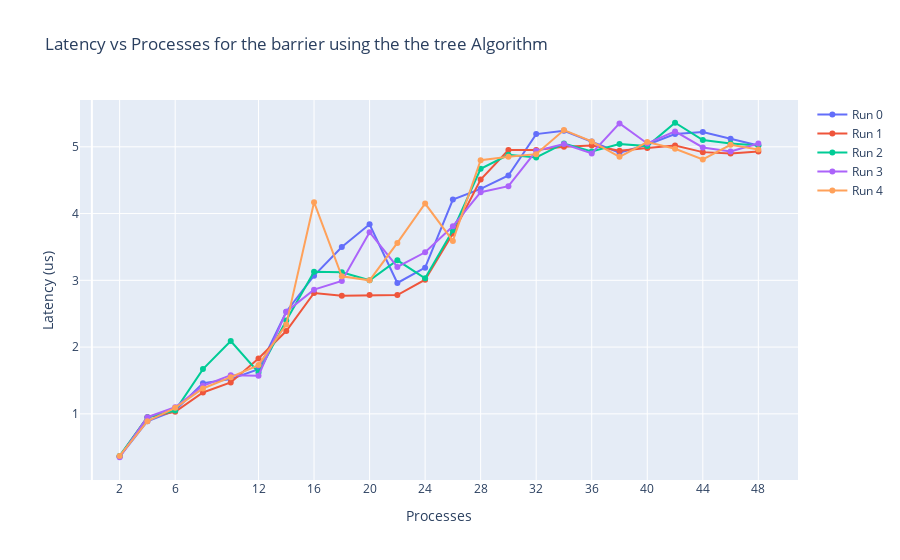

Notebook code for this chart:
### Code cell
# Initialize the figure
fig = go.Figure()

tree_df = [tree_df[i] for i in range(len(tree_df)) if i !=5]

# Start plotting the data
for selected in range(len(tree_df)):
	# The two runs
	used_df = tree_df[selected]
	# Only plot for 512KB and 1MB, a.k.a. one fitting entirely in L1 and one not fitting
	# Plot the data
	fig.add_trace(go.Scatter(x=used_df['Processes'], 
							y=used_df['Latency'],
							mode='lines+markers',
							name="Run "+str(selected)))
# Update the layout by naming the appropirate tings and highlighting some places of interest in the x-axis
fig.update_layout(title='Latency vs Processes for the barrier using the the tree Algorithm', 
					xaxis_title='Processes', 
					yaxis_title='Latency (us)', 
					xaxis=dict(tickvals=tickvals)
				)

fig.show()

### Figure 1 — Plotly figure (JSON) as saved in the notebook; plotly's stock layout.template omitted (floating-point values rounded to 4 significant figures)
{"data": [{"mode": "lines+markers", "name": "Run 0", "type": "scatter", "x": [2, 4, 6, 8, 10, 12, 14, 16, 18, 20, 22, 24, 26, 28, 30, 32, 34, 36, 38, 40, 42, 44, 46, 48], "y": [0.36, 0.89, 1.05, 1.46, 1.52, 1.67, 2.53, 3.07, 3.5, 3.84, 2.96, 3.19, 4.21, 4.37, 4.57, 5.19, 5.24, 5.08, 4.91, 5.03, 5.19, 5.22, 5.12, 5.02]}, {"mode": "lines+markers", "name": "Run 1", "type": "scatter", "x": [2, 4, 6, 8, 10, 12, 14, 16, 18, 20, 22, 24, 26, 28, 30, 32, 34, 36, 38, 40, 42, 44, 46, 48], "y": [0.36, 0.95, 1.03, 1.32, 1.47, 1.83, 2.24, 2.81, 2.77, 2.78, 2.78, 3.01, 3.7, 4.51, 4.95, 4.95, 5, 5.02, 4.94, 4.98, 5.02, 4.92, 4.9, 4.93]}, {"mode": "lines+markers", "name": "Run 2", "type": "scatter", "x": [2, 4, 6, 8, 10, 12, 14, 16, 18, 20, 22, 24, 26, 28, 30, 32, 34, 36, 38, 40, 42, 44, 46, 48], "y": [0.37, 0.95, 1.05, 1.67, 2.09, 1.62, 2.4, 3.13, 3.12, 3, 3.3, 3.03, 3.75, 4.67, 4.88, 4.84, 5.05, 4.93, 5.04, 5.01, 5.36, 5.1, 5.05, 5.02]}, {"mode": "lines+markers", "name": "Run 3", "type": "scatter", "x": [2, 4, 6, 8, 10, 12, 14, 16, 18, 20, 22, 24, 26, 28, 30, 32, 34, 36, 38, 40, 42, 44, 46, 48], "y": [0.35, 0.95, 1.1, 1.42, 1.58, 1.57, 2.53, 2.86, 2.99, 3.72, 3.2, 3.42, 3.81, 4.32, 4.41, 4.94, 5.04, 4.9, 5.35, 5.05, 5.23, 4.99, 4.93, 5.05]}, {"mode": "lines+markers", "name": "Run 4", "type": "scatter", "x": [2, 4, 6, 8, 10, 12, 14, 16, 18, 20, 22, 24, 26, 28, 30, 32, 34, 36, 38, 40, 42, 44, 46, 48], "y": [0.37, 0.89, 1.09, 1.38, 1.55, 1.73, 2.34, 4.17, 3.06, 3, 3.56, 4.15, 3.59, 4.8, 4.85, 4.89, 5.25, 5.08, 4.85, 5.07, 4.97, 4.81, 5.03, 4.96]}], "layout": {"title": {"text": "Latency vs Processes for the barrier using the the tree Algorithm"}, "xaxis": {"tickvals": [2, 6, 12, 16, 20, 24, 28, 32, 36, 40, 44, 48], "title": {"text": "Processes"}}, "yaxis": {"title": {"text": "Latency (us)"}}}}
